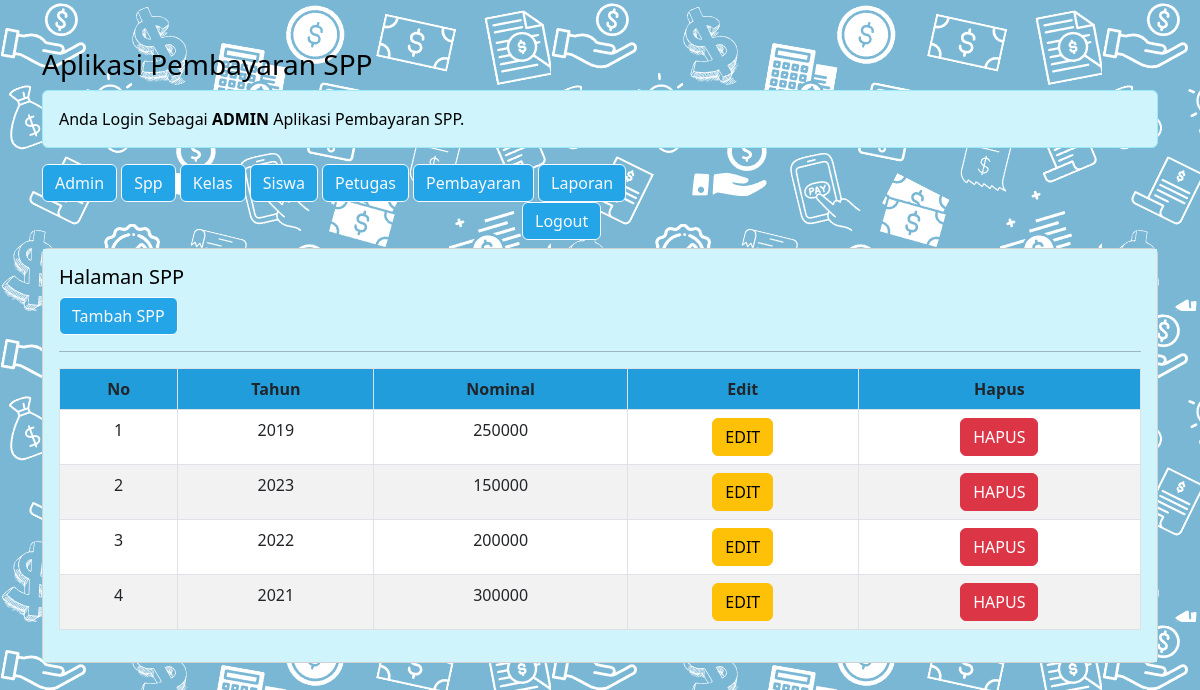
Screenshot of /pembayaran_spp_ukk/admin/admin.php?url=spp (signed in) with the database file from the repository.
### tables this page shows
CREATE TABLE `spp` (
  `id_spp` int(11) NOT NULL,
  `tahun` int(11) NOT NULL,
  `nominal` int(11) NOT NULL
);

### pembayaran_spp_ukk/admin/spp.php (the view)
<h5>Halaman SPP</h5>
<a href="?url=tambah-spp" class="btn btn-outline-light" style= "background-color: #24A5E8;"> Tambah SPP</a>
<hr>
<table class="table table-striped table-bordered" style="background-color: #FFFFFF;">
	<tr class="fw-bold" align="center" style="background-color: #24A5E8;">
		<td>No</td>
		<td>Tahun</td>
		<td>Nominal</td>
		<td>Edit</td>
		<td>Hapus</td>
	</tr>
	<?php
	include'../koneksi.php';
	$no = 1;
	$sql = "SELECT*FROM spp ORDER BY id_spp DESC";
	$query = mysqli_query($koneksi, $sql);
	foreach ($query as $data){ ?>
		<tr>
			<td align="center"><?= $no++; ?></td>
			<td align="center"><?= $data['tahun'] ?></td>
			<td align="center"><?= $data['nominal'] ?></td>
			<td align="center">
				<a href="?url=edit-spp&id_spp=<?= $data['id_spp'] ?>" class='btn btn-warning '>EDIT</a>
			</td>
			<td align="center">
				<a onclick="return confirm('Apakah Anda Yakin Ingin Menghapus Data')"href="?
				url=hapus-spp&id_spp=<?= $data['id_spp'] ?>" class='btn btn-danger'>HAPUS</a>
			</td>
		</tr>
	<?php } ?>
</table>

### rows the page displays
spp: tahun "2019", nominal "250000"
spp: tahun "2023", nominal "150000"
spp: tahun "2022", nominal "200000"
spp: tahun "2021", nominal "300000"
